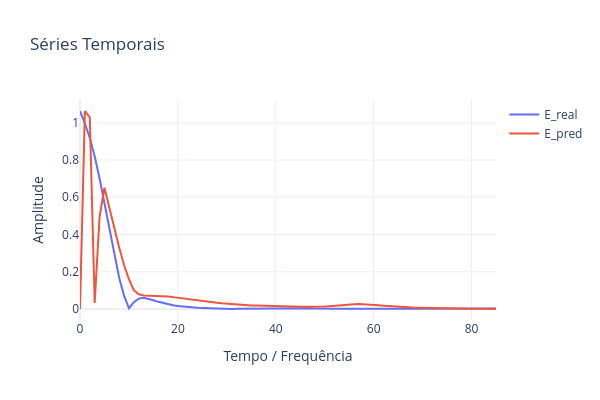

The code cell stored with this chart in its notebook:
### Code cell
PlotSeriesPLY(ySeries=[teda.eR, teda.eP],names=['E_real','E_pred'])
